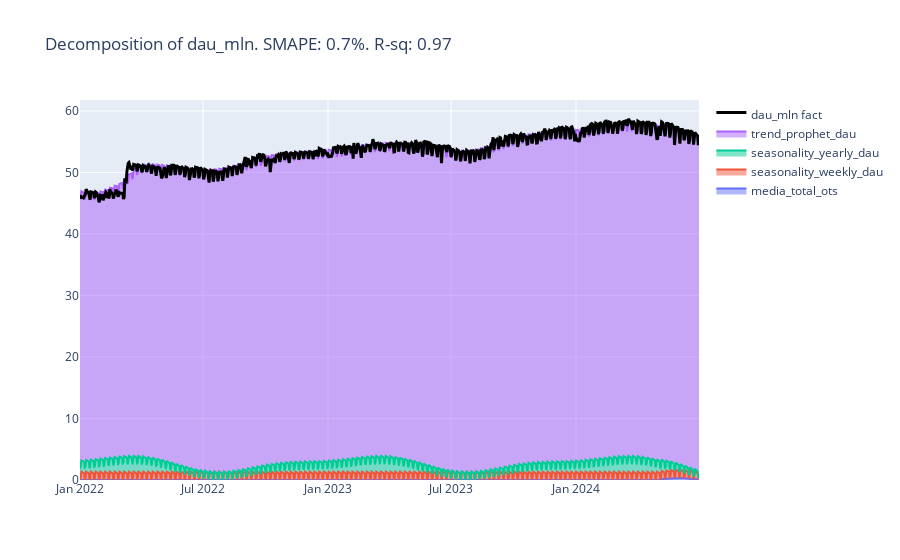

Here is the notebook cell this chart was saved with:
### Markdown cell above
##### Model decomposition

### Code cell
plot_decomposition(df_transformed.loc[:date_end_dau],model,kpi_name=kpi)

### Figure 1 — Plotly figure (JSON) as saved in the notebook; plotly's stock layout.template omitted (floating-point values rounded to 4 significant figures; data arrays with more than 128 entries replaced by an {"elided": "..."} marker saying what was removed)
{"data": [{"fill": "tonexty", "name": "media_total_ots", "stackgroup": "one", "type": "scatter", "x": {"elided": "912 str values"}, "y": {"elided": "912 float values"}}, {"fill": "tonexty", "name": "seasonality_weekly_dau", "stackgroup": "one", "type": "scatter", "x": {"elided": "912 str values"}, "y": {"elided": "912 float values"}}, {"fill": "tonexty", "name": "seasonality_yearly_dau", "stackgroup": "one", "type": "scatter", "x": {"elided": "912 str values"}, "y": {"elided": "912 float values"}}, {"fill": "tonexty", "name": "trend_prophet_dau", "stackgroup": "one", "type": "scatter", "x": {"elided": "912 str values"}, "y": {"elided": "912 float values"}}, {"fill": "tozeroy", "fillcolor": "rgba(255, 0, 0,0)", "line": {"color": "black", "width": 3}, "name": "dau_mln fact", "stackgroup": "main", "type": "scatter", "x": {"elided": "912 str values"}, "y": {"elided": "912 float values"}}], "layout": {"autosize": true, "title": {"text": "Decomposition of dau_mln. SMAPE: 0.7%. R-sq: 0.97"}, "xaxis": {"autorange": true, "range": ["2022-01-01", "2024-06-30"], "type": "date"}, "yaxis": {"autorange": true, "range": [0, 61.77], "type": "linear"}}}
